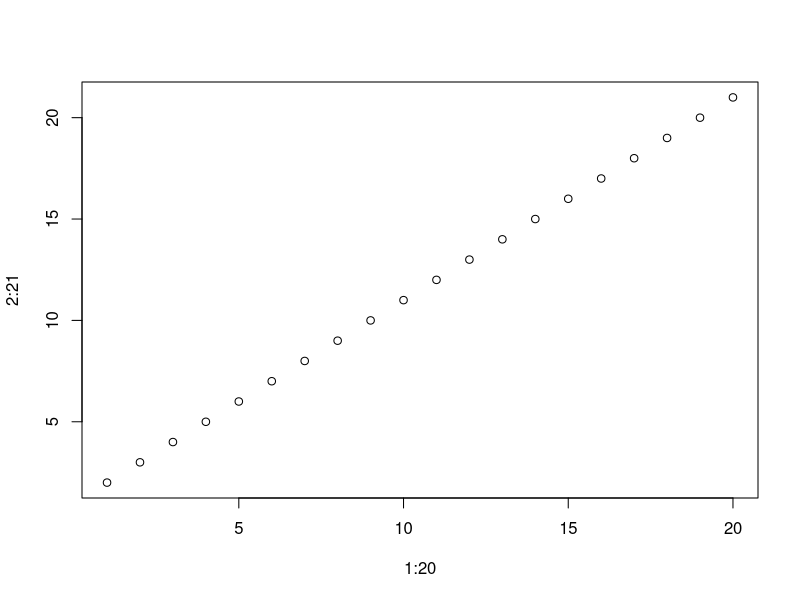
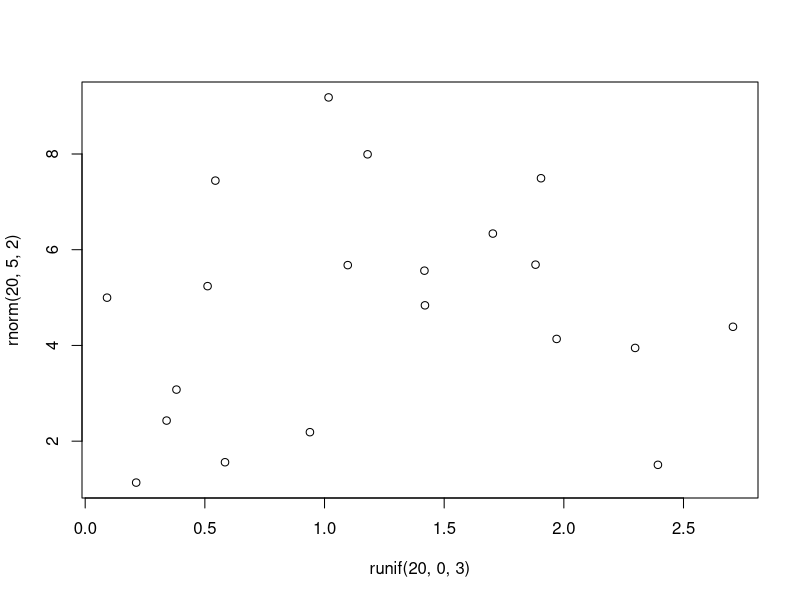

Source code (R) for these figures, in order:
#this is a random number generator
runif(1,0,1)

#random number generator 2
rnorm(1, 0 , 1)

#this makes a boring plot
plot(1:20, 2:21)

#this makes a more funky plot
plot(runif(20, 0, 3), rnorm(20, 5, 2))
